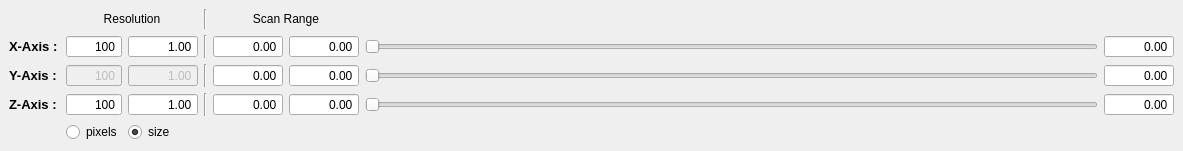
  <widget class="QDockWidget" name="scan_control_dockWidget">
   <property name="maximumSize">
    <size>
     <width>524287</width>
     <height>170</height>
    </size>
   </property>
   <property name="windowTitle">
    <string>Scan parameters</string>
   </property>
   <attribute name="dockWidgetArea">
    <number>8</number>
   </attribute>
   <widget class="QWidget" name="dockWidgetContents_3">
    <layout class="QGridLayout" name="gridLayout_3">
     <item row="0" column="3">
      <widget class="Line" name="line">
       <property name="sizePolicy">
        <sizepolicy hsizetype="Fixed" vsizetype="Preferred">
         <horstretch>0</horstretch>
         <verstretch>0</verstretch>
        </sizepolicy>
       </property>
       <property name="orientation">
        <enum>Qt::Vertical</enum>
       </property>
      </widget>
     </item>
     <item row="0" column="4" colspan="2">
      <widget class="QLabel" name="scanrangeLabel">
       <property name="text">
        <string>Scan Range</string>
       </property>
       <property name="alignment">
        <set>Qt::AlignCenter</set>
       </property>
      </widget>
     </item>
     <item row="0" column="6">
      <spacer name="horizontalSpacer_2">
       <property name="orientation">
        <enum>Qt::Horizontal</enum>
       </property>
       <property name="sizeHint" stdset="0">
        <size>
         <width>733</width>
         <height>20</height>
        </size>
       </property>
      </spacer>
     </item>
     <item row="1" column="0">
      <widget class="QLabel" name="xAxisLabel">
       <property name="sizePolicy">
        <sizepolicy hsizetype="Fixed" vsizetype="Preferred">
         <horstretch>0</horstretch>
         <verstretch>0</verstretch>
        </sizepolicy>
       </property>
       <property name="font">
        <font>
         <pointsize>10</pointsize>
         <weight>75</weight>
         <bold>true</bold>
        </font>
       </property>
       <property name="text">
        <string>X-Axis :</string>
       </property>
       <property name="scaledContents">
        <bool>false</bool>
       </property>
      </widget>
     </item>
     <item row="1" column="1">
      <widget class="QSpinBox" name="x_res_InputWidget">
       <property name="sizePolicy">
        <sizepolicy hsizetype="Expanding" vsizetype="Fixed">
         <horstretch>0</horstretch>
         <verstretch>0</verstretch>
        </sizepolicy>
       </property>
       <property name="maximumSize">
        <size>
         <width>70</width>
         <height>16777215</height>
        </size>
       </property>
       <property name="mouseTracking">
        <bool>true</bool>
       </property>
       <property name="focusPolicy">
        <enum>Qt::WheelFocus</enum>
       </property>
       <property name="acceptDrops">
        <bool>true</bool>
       </property>
       <property name="toolTip">
        <string>&lt;html&gt;&lt;head/&gt;&lt;body&gt;&lt;p&gt;&lt;span style=&quot; font-size:10pt; font-weight:600;&quot;&gt;X-Resolution in piexls&lt;/span&gt;&lt;/p&gt;&lt;/body&gt;&lt;/html&gt;</string>
       </property>
       <property name="alignment">
        <set>Qt::AlignRight|Qt::AlignTrailing|Qt::AlignVCenter</set>
       </property>
       <property name="buttonSymbols">
        <enum>QAbstractSpinBox::NoButtons</enum>
       </property>
       <property name="accelerated">
        <bool>true</bool>
       </property>
       <property name="minimum">
        <number>2</number>
       </property>
       <property name="maximum">
        <number>10000</number>
       </property>
       <property name="value">
        <number>100</number>
       </property>
      </widget>
     </item>
     <item row="1" column="3">
      <widget class="Line" name="line_2">
       <property name="orientation">
        <enum>Qt::Vertical</enum>
       </property>
      </widget>
     </item>
     <item row="1" column="5">
      <widget class="ScienDSpinBox" name="x_max_InputWidget">
       <property name="sizePolicy">
        <sizepolicy hsizetype="Expanding" vsizetype="Fixed">
         <horstretch>0</horstretch>
         <verstretch>0</verstretch>
        </sizepolicy>
       </property>
       <property name="minimumSize">
        <size>
         <width>70</width>
         <height>0</height>
        </size>
       </property>
       <property name="maximumSize">
        <size>
         <width>80</width>
         <height>16777215</height>
        </size>
       </property>
       <property name="mouseTracking">
        <bool>true</bool>
       </property>
       <property name="focusPolicy">
        <enum>Qt::WheelFocus</enum>
       </property>
       <property name="acceptDrops">
        <bool>true</bool>
       </property>
       <property name="toolTip">
        <string>&lt;html&gt;&lt;head/&gt;&lt;body&gt;&lt;p&gt;&lt;span style=&quot; font-size:10pt; font-weight:600;&quot;&gt;X_Max&lt;/span&gt;&lt;/p&gt;&lt;/body&gt;&lt;/html&gt;</string>
       </property>
       <property name="alignment">
        <set>Qt::AlignRight|Qt::AlignTrailing|Qt::AlignVCenter</set>
       </property>
       <property name="buttonSymbols">
        <enum>QAbstractSpinBox::NoButtons</enum>
       </property>
       <property name="accelerated">
        <bool>true</bool>
       </property>
       <property name="decimals">
        <number>2</number>
       </property>
       <property name="minimum">
        <double>-200.000000000000000</double>
       </property>
       <property name="maximum">
        <double>200.000000000000000</double>
       </property>
      </widget>
     </item>
     <item row="1" column="6">
      <widget class="QSlider" name="x_SliderWidget">
       <property name="minimumSize">
        <size>
         <width>150</width>
         <height>0</height>
        </size>
       </property>
       <property name="singleStep">
        <number>1</number>
       </property>
       <property name="orientation">
        <enum>Qt::Horizontal</enum>
       </property>
      </widget>
     </item>
     <item row="1" column="7">
      <widget class="ScienDSpinBox" name="x_current_InputWidget">
       <property name="sizePolicy">
        <sizepolicy hsizetype="Expanding" vsizetype="Fixed">
         <horstretch>0</horstretch>
         <verstretch>0</verstretch>
        </sizepolicy>
       </property>
       <property name="minimumSize">
        <size>
         <width>70</width>
         <height>0</height>
        </size>
       </property>
       <property name="maximumSize">
        <size>
         <width>80</width>
         <height>16777215</height>
        </size>
       </property>
       <property name="mouseTracking">
        <bool>true</bool>
       </property>
       <property name="focusPolicy">
        <enum>Qt::WheelFocus</enum>
       </property>
       <property name="acceptDrops">
        <bool>true</bool>
       </property>
       <property name="toolTip">
        <string>&lt;html&gt;&lt;head/&gt;&lt;body&gt;&lt;p&gt;&lt;span style=&quot; font-size:10pt; font-weight:600;&quot;&gt;X-position&lt;/span&gt;&lt;/p&gt;&lt;/body&gt;&lt;/html&gt;</string>
       </property>
       <property name="alignment">
        <set>Qt::AlignRight|Qt::AlignTrailing|Qt::AlignVCenter</set>
       </property>
       <property name="buttonSymbols">
        <enum>QAbstractSpinBox::NoButtons</enum>
       </property>
       <property name="accelerated">
        <bool>true</bool>
       </property>
       <property name="decimals">
        <number>2</number>
       </property>
       <property name="minimum">
        <double>-1000.000000000000000</double>
       </property>
       <property name="maximum">
        <double>1000.000000000000000</double>
       </property>
       <property name="singleStep">
        <double>0.010000000000000</double>
       </property>
      </widget>
     </item>
     <item row="2" column="0">
      <widget class="QLabel" name="yAxisLabel">
       <property name="sizePolicy">
        <sizepolicy hsizetype="Fixed" vsizetype="Preferred">
         <horstretch>0</horstretch>
         <verstretch>0</verstretch>
        </sizepolicy>
       </property>
       <property name="font">
        <font>
         <pointsize>10</pointsize>
         <weight>75</weight>
         <bold>true</bold>
        </font>
       </property>
       <property name="text">
        <string>Y-Axis :</string>
       </property>
      </widget>
     </item>
     <item row="2" column="3">
      <widget class="Line" name="line_3">
       <property name="orientation">
        <enum>Qt::Vertical</enum>
       </property>
      </widget>
     </item>
     <item row="2" column="4">
      <widget class="ScienDSpinBox" name="y_min_InputWidget">
       <property name="sizePolicy">
        <sizepolicy hsizetype="Expanding" vsizetype="Fixed">
         <horstretch>0</horstretch>
         <verstretch>0</verstretch>
        </sizepolicy>
       </property>
       <property name="minimumSize">
        <size>
         <width>70</width>
         <height>0</height>
        </size>
       </property>
       <property name="maximumSize">
        <size>
         <width>80</width>
         <height>16777215</height>
        </size>
       </property>
       <property name="mouseTracking">
        <bool>true</bool>
       </property>
       <property name="focusPolicy">
        <enum>Qt::WheelFocus</enum>
       </property>
       <property name="acceptDrops">
        <bool>true</bool>
       </property>
       <property name="toolTip">
        <string>&lt;html&gt;&lt;head/&gt;&lt;body&gt;&lt;p&gt;&lt;span style=&quot; font-size:10pt; font-weight:600;&quot;&gt;Y_Min&lt;/span&gt;&lt;/p&gt;&lt;/body&gt;&lt;/html&gt;</string>
       </property>
       <property name="alignment">
        <set>Qt::AlignRight|Qt::AlignTrailing|Qt::AlignVCenter</set>
       </property>
       <property name="buttonSymbols">
        <enum>QAbstractSpinBox::NoButtons</enum>
       </property>
       <property name="accelerated">
        <bool>true</bool>
       </property>
       <property name="decimals">
        <number>2</number>
       </property>
       <property name="minimum">
        <double>-200.000000000000000</double>
       </property>
       <property name="maximum">
        <double>200.000000000000000</double>
       </property>
      </widget>
     </item>
     <item row="2" column="5">
      <widget class="ScienDSpinBox" name="y_max_InputWidget">
       <property name="sizePolicy">
        <sizepolicy hsizetype="Expanding" vsizetype="Fixed">
         <horstretch>0</horstretch>
         <verstretch>0</verstretch>
        </sizepolicy>
       </property>
       <property name="minimumSize">
        <size>
         <width>70</width>
         <height>0</height>
        </size>
       </property>
       <property name="maximumSize">
        <size>
         <width>80</width>
         <height>16777215</height>
        </size>
       </property>
       <property name="mouseTracking">
        <bool>true</bool>
       </property>
       <property name="focusPolicy">
        <enum>Qt::WheelFocus</enum>
       </property>
       <property name="acceptDrops">
        <bool>true</bool>
       </property>
       <property name="toolTip">
        <string>&lt;html&gt;&lt;head/&gt;&lt;body&gt;&lt;p&gt;&lt;span style=&quot; font-size:10pt; font-weight:600;&quot;&gt;Y_Max&lt;/span&gt;&lt;/p&gt;&lt;/body&gt;&lt;/html&gt;</string>
       </property>
       <property name="alignment">
        <set>Qt::AlignRight|Qt::AlignTrailing|Qt::AlignVCenter</set>
       </property>
       <property name="buttonSymbols">
        <enum>QAbstractSpinBox::NoButtons</enum>
       </property>
       <property name="accelerated">
        <bool>true</bool>
       </property>
       <property name="decimals">
        <number>2</number>
       </property>
       <property name="minimum">
        <double>-200.000000000000000</double>
       </property>
       <property name="maximum">
        <double>200.000000000000000</double>
       </property>
      </widget>
     </item>
     <item row="2" column="6">
      <widget class="QSlider" name="y_SliderWidget">
       <property name="sizePolicy">
        <sizepolicy hsizetype="Expanding" vsizetype="Fixed">
         <horstretch>0</horstretch>
         <verstretch>0</verstretch>
        </sizepolicy>
       </property>
       <property name="minimumSize">
        <size>
         <width>150</width>
         <height>0</height>
        </size>
       </property>
       <property name="sizeIncrement">
        <size>
         <width>0</width>
         <height>0</height>
        </size>
       </property>
       <property name="baseSize">
        <size>
         <width>0</width>
         <height>0</height>
        </size>
       </property>
       <property name="focusPolicy">
        <enum>Qt::StrongFocus</enum>
       </property>
       <property name="orientation">
        <enum>Qt::Horizontal</enum>
       </property>
      </widget>
     </item>
     <item row="2" column="7">
      <widget class="ScienDSpinBox" name="y_current_InputWidget">
       <property name="sizePolicy">
        <sizepolicy hsizetype="Expanding" vsizetype="Fixed">
         <horstretch>0</horstretch>
         <verstretch>0</verstretch>
        </sizepolicy>
       </property>
       <property name="minimumSize">
        <size>
         <width>70</width>
         <height>0</height>
        </size>
       </property>
       <property name="maximumSize">
        <size>
         <width>80</width>
         <height>16777215</height>
        </size>
       </property>
       <property name="mouseTracking">
        <bool>true</bool>
       </property>
       <property name="focusPolicy">
        <enum>Qt::WheelFocus</enum>
       </property>
       <property name="acceptDrops">
        <bool>true</bool>
       </property>
       <property name="toolTip">
        <string>&lt;html&gt;&lt;head/&gt;&lt;body&gt;&lt;p&gt;&lt;span style=&quot; font-size:10pt; font-weight:600;&quot;&gt;Y-position&lt;/span&gt;&lt;/p&gt;&lt;/body&gt;&lt;/html&gt;</string>
       </property>
       <property name="alignment">
        <set>Qt::AlignRight|Qt::AlignTrailing|Qt::AlignVCenter</set>
       </property>
       <property name="buttonSymbols">
        <enum>QAbstractSpinBox::NoButtons</enum>
       </property>
       <property name="accelerated">
        <bool>true</bool>
       </property>
       <property name="decimals">
        <number>2</number>
       </property>
       <property name="minimum">
        <double>-1000.000000000000000</double>
       </property>
       <property name="maximum">
        <double>1000.000000000000000</double>
       </property>
       <property name="singleStep">
        <double>0.010000000000000</double>
       </property>
      </widget>
     </item>
     <item row="3" column="0">
      <widget class="QLabel" name="zAxisLabel">
       <property name="sizePolicy">
        <sizepolicy hsizetype="Fixed" vsizetype="Preferred">
         <horstretch>0</horstretch>
         <verstretch>0</verstretch>
        </sizepolicy>
       </property>
       <property name="minimumSize">
        <size>
         <width>51</width>
         <height>0</height>
        </size>
       </property>
       <property name="font">
        <font>
         <pointsize>10</pointsize>
         <weight>75</weight>
         <bold>true</bold>
        </font>
       </property>
       <property name="text">
        <string>Z-Axis :</string>
       </property>
      </widget>
     </item>
     <item row="3" column="1">
      <widget class="QSpinBox" name="z_res_InputWidget">
       <property name="sizePolicy">
        <sizepolicy hsizetype="Expanding" vsizetype="Fixed">
         <horstretch>0</horstretch>
         <verstretch>0</verstretch>
        </sizepolicy>
       </property>
       <property name="maximumSize">
        <size>
         <width>70</width>
         <height>16777215</height>
        </size>
       </property>
       <property name="mouseTracking">
        <bool>true</bool>
       </property>
       <property name="focusPolicy">
        <enum>Qt::WheelFocus</enum>
       </property>
       <property name="acceptDrops">
        <bool>true</bool>
       </property>
       <property name="toolTip">
        <string>&lt;html&gt;&lt;head/&gt;&lt;body&gt;&lt;p&gt;&lt;span style=&quot; font-size:10pt; font-weight:600;&quot;&gt;Z-Resolution in piexls&lt;/span&gt;&lt;/p&gt;&lt;/body&gt;&lt;/html&gt;</string>
       </property>
       <property name="alignment">
        <set>Qt::AlignRight|Qt::AlignTrailing|Qt::AlignVCenter</set>
       </property>
       <property name="buttonSymbols">
        <enum>QAbstractSpinBox::NoButtons</enum>
       </property>
       <property name="accelerated">
        <bool>true</bool>
       </property>
       <property name="minimum">
        <number>2</number>
       </property>
       <property name="maximum">
        <number>10000</number>
       </property>
       <property name="value">
        <number>100</number>
       </property>
      </widget>
     </item>
     <item row="3" column="3">
      <widget class="Line" name="line_4">
       <property name="orientation">
        <enum>Qt::Vertical</enum>
       </property>
      </widget>
     </item>
     <item row="3" column="4">
      <widget class="ScienDSpinBox" name="z_min_InputWidget">
       <property name="sizePolicy">
        <sizepolicy hsizetype="Expanding" vsizetype="Fixed">
         <horstretch>0</horstretch>
         <verstretch>0</verstretch>
        </sizepolicy>
       </property>
       <property name="minimumSize">
        <size>
         <width>70</width>
         <height>0</height>
        </size>
       </property>
       <property name="maximumSize">
        <size>
         <width>80</width>
         <height>16777215</height>
        </size>
       </property>
       <property name="mouseTracking">
        <bool>true</bool>
       </property>
       <property name="focusPolicy">
        <enum>Qt::WheelFocus</enum>
       </property>
       <property name="acceptDrops">
        <bool>true</bool>
       </property>
       <property name="toolTip">
        <string>&lt;html&gt;&lt;head/&gt;&lt;body&gt;&lt;p&gt;&lt;span style=&quot; font-size:10pt; font-weight:600;&quot;&gt;Z_Min&lt;/span&gt;&lt;/p&gt;&lt;/body&gt;&lt;/html&gt;</string>
       </property>
       <property name="alignment">
        <set>Qt::AlignRight|Qt::AlignTrailing|Qt::AlignVCenter</set>
       </property>
       <property name="buttonSymbols">
        <enum>QAbstractSpinBox::NoButtons</enum>
       </property>
       <property name="accelerated">
        <bool>true</bool>
       </property>
       <property name="decimals">
        <number>2</number>
       </property>
       <property name="minimum">
        <double>-200.000000000000000</double>
       </property>
       <property name="maximum">
        <double>200.000000000000000</double>
       </property>
      </widget>
     </item>
     <item row="3" column="5">
      <widget class="ScienDSpinBox" name="z_max_InputWidget">
       <property name="sizePolicy">
        <sizepolicy hsizetype="Expanding" vsizetype="Fixed">
         <horstretch>0</horstretch>
         <verstretch>0</verstretch>
        </sizepolicy>
       </property>
       <property name="minimumSize">
        <size>
         <width>70</width>
         <height>0</height>
        </size>
       </property>
       <property name="maximumSize">
        <size>
         <width>80</width>
         <height>16777215</height>
        </size>
       </property>
       <property name="mouseTracking">
        <bool>true</bool>
       </property>
       <property name="focusPolicy">
        <enum>Qt::WheelFocus</enum>
       </property>
       <property name="acceptDrops">
        <bool>true</bool>
       </property>
       <property name="toolTip">
        <string>&lt;html&gt;&lt;head/&gt;&lt;body&gt;&lt;p&gt;&lt;span style=&quot; font-size:10pt; font-weight:600;&quot;&gt;Z_Max&lt;/span&gt;&lt;/p&gt;&lt;/body&gt;&lt;/html&gt;</string>
       </property>
       <property name="alignment">
        <set>Qt::AlignRight|Qt::AlignTrailing|Qt::AlignVCenter</set>
       </property>
       <property name="buttonSymbols">
        <enum>QAbstractSpinBox::NoButtons</enum>
       </property>
       <property name="accelerated">
        <bool>true</bool>
       </property>
       <property name="decimals">
        <number>2</number>
       </property>
       <property name="minimum">
        <double>-200.000000000000000</double>
       </property>
       <property name="maximum">
        <double>200.000000000000000</double>
       </property>
      </widget>
     </item>
     <item row="3" column="6">
      <widget class="QSlider" name="z_SliderWidget">
       <property name="minimumSize">
        <size>
         <width>150</width>
         <height>0</height>
        </size>
       </property>
       <property name="orientation">
        <enum>Qt::Horizontal</enum>
       </property>
      </widget>
     </item>
     <item row="3" column="7">
      <widget class="ScienDSpinBox" name="z_current_InputWidget">
       <property name="sizePolicy">
        <sizepolicy hsizetype="Expanding" vsizetype="Fixed">
         <horstretch>0</horstretch>
         <verstretch>0</verstretch>
        </sizepolicy>
       </property>
       <property name="minimumSize">
        <size>
         <width>70</width>
         <height>0</height>
        </size>
       </property>
       <property name="maximumSize">
        <size>
         <width>80</width>
         <height>16777215</height>
        </size>
       </property>
       <property name="mouseTracking">
        <bool>true</bool>
       </property>
       <property name="focusPolicy">
        <enum>Qt::WheelFocus</enum>
       </property>
       <property name="acceptDrops">
        <bool>true</bool>
       </property>
       <property name="toolTip">
        <string>&lt;html&gt;&lt;head/&gt;&lt;body&gt;&lt;p&gt;&lt;span style=&quot; font-size:10pt; font-weight:600;&quot;&gt;Z-position&lt;/span&gt;&lt;/p&gt;&lt;/body&gt;&lt;/html&gt;</string>
       </property>
       <property name="alignment">
        <set>Qt::AlignRight|Qt::AlignTrailing|Qt::AlignVCenter</set>
       </property>
       <property name="buttonSymbols">
        <enum>QAbstractSpinBox::NoButtons</enum>
       </property>
       <property name="decimals">
        <number>2</number>
       </property>
       <property name="minimum">
        <double>-1000.000000000000000</double>
       </property>
       <property name="maximum">
        <double>1000.000000000000000</double>
       </property>
       <property name="singleStep">
        <double>0.010000000000000</double>
       </property>
      </widget>
     </item>
     <item row="1" column="4">
      <widget class="ScienDSpinBox" name="x_min_InputWidget">
       <property name="sizePolicy">
        <sizepolicy hsizetype="Expanding" vsizetype="Fixed">
         <horstretch>0</horstretch>
         <verstretch>0</verstretch>
        </sizepolicy>
       </property>
       <property name="minimumSize">
        <size>
         <width>70</width>
         <height>0</height>
        </size>
       </property>
       <property name="maximumSize">
        <size>
         <width>80</width>
         <height>16777215</height>
        </size>
       </property>
       <property name="mouseTracking">
        <bool>true</bool>
       </property>
       <property name="focusPolicy">
        <enum>Qt::WheelFocus</enum>
       </property>
       <property name="acceptDrops">
        <bool>true</bool>
       </property>
       <property name="toolTip">
        <string>&lt;html&gt;&lt;head/&gt;&lt;body&gt;&lt;p&gt;&lt;span style=&quot; font-size:10pt; font-weight:600;&quot;&gt;X_Min&lt;/span&gt;&lt;/p&gt;&lt;/body&gt;&lt;/html&gt;</string>
       </property>
       <property name="alignment">
        <set>Qt::AlignRight|Qt::AlignTrailing|Qt::AlignVCenter</set>
       </property>
       <property name="buttonSymbols">
        <enum>QAbstractSpinBox::NoButtons</enum>
       </property>
       <property name="accelerated">
        <bool>true</bool>
       </property>
       <property name="decimals">
        <number>2</number>
       </property>
       <property name="minimum">
        <double>-200.000000000000000</double>
       </property>
       <property name="maximum">
        <double>200.000000000000000</double>
       </property>
       <property name="singleStep">
        <double>0.100000000000000</double>
       </property>
      </widget>
     </item>
     <item row="2" column="1">
      <widget class="QSpinBox" name="y_res_InputWidget">
       <property name="enabled">
        <bool>false</bool>
       </property>
       <property name="sizePolicy">
        <sizepolicy hsizetype="Expanding" vsizetype="Fixed">
         <horstretch>0</horstretch>
         <verstretch>0</verstretch>
        </sizepolicy>
       </property>
       <property name="maximumSize">
        <size>
         <width>70</width>
         <height>16777215</height>
        </size>
       </property>
       <property name="mouseTracking">
        <bool>true</bool>
       </property>
       <property name="acceptDrops">
        <bool>true</bool>
       </property>
       <property name="toolTip">
        <string>&lt;html&gt;&lt;head/&gt;&lt;body&gt;&lt;p&gt;&lt;span style=&quot; font-size:10pt; font-weight:600;&quot;&gt;Y-Resolution in piexls&lt;/span&gt;&lt;/p&gt;&lt;/body&gt;&lt;/html&gt;</string>
       </property>
       <property name="alignment">
        <set>Qt::AlignRight|Qt::AlignTrailing|Qt::AlignVCenter</set>
       </property>
       <property name="buttonSymbols">
        <enum>QAbstractSpinBox::NoButtons</enum>
       </property>
       <property name="accelerated">
        <bool>true</bool>
       </property>
       <property name="minimum">
        <number>2</number>
       </property>
       <property name="maximum">
        <number>10000</number>
       </property>
       <property name="value">
        <number>100</number>
       </property>
      </widget>
     </item>
     <item row="2" column="2">
      <widget class="ScienDSpinBox" name="y_res_length_InputWidget">
       <property name="enabled">
        <bool>false</bool>
       </property>
       <property name="sizePolicy">
        <sizepolicy hsizetype="Expanding" vsizetype="Fixed">
         <horstretch>0</horstretch>
         <verstretch>0</verstretch>
        </sizepolicy>
       </property>
       <property name="minimumSize">
        <size>
         <width>70</width>
         <height>0</height>
        </size>
       </property>
       <property name="maximumSize">
        <size>
         <width>80</width>
         <height>16777215</height>
        </size>
       </property>
       <property name="mouseTracking">
        <bool>true</bool>
       </property>
       <property name="acceptDrops">
        <bool>true</bool>
       </property>
       <property name="toolTip">
        <string>&lt;html&gt;&lt;head/&gt;&lt;body&gt;&lt;p&gt;&lt;span style=&quot; font-size:10pt; font-weight:600;&quot;&gt;XY-Resolution in length&lt;/span&gt;&lt;/p&gt;&lt;/body&gt;&lt;/html&gt;</string>
       </property>
       <property name="alignment">
        <set>Qt::AlignRight|Qt::AlignTrailing|Qt::AlignVCenter</set>
       </property>
       <property name="buttonSymbols">
        <enum>QAbstractSpinBox::NoButtons</enum>
       </property>
       <property name="accelerated">
        <bool>true</bool>
       </property>
       <property name="decimals">
        <number>2</number>
       </property>
       <property name="minimum">
        <double>0.000000000000000</double>
       </property>
       <property name="maximum">
        <double>1000.000000000000000</double>
       </property>
       <property name="singleStep">
        <double>0.100000000000000</double>
       </property>
       <property name="value">
        <double>1.000000000000000</double>
       </property>
      </widget>
     </item>
     <item row="3" column="2">
      <widget class="ScienDSpinBox" name="z_res_length_InputWidget">
       <property name="sizePolicy">
        <sizepolicy hsizetype="Expanding" vsizetype="Fixed">
         <horstretch>0</horstretch>
         <verstretch>0</verstretch>
        </sizepolicy>
       </property>
       <property name="minimumSize">
        <size>
         <width>70</width>
         <height>0</height>
        </size>
       </property>
       <property name="maximumSize">
        <size>
         <width>80</width>
         <height>16777215</height>
        </size>
       </property>
       <property name="mouseTracking">
        <bool>true</bool>
       </property>
       <property name="acceptDrops">
        <bool>true</bool>
       </property>
       <property name="toolTip">
        <string>&lt;html&gt;&lt;head/&gt;&lt;body&gt;&lt;p&gt;&lt;span style=&quot; font-size:10pt; font-weight:600;&quot;&gt;Z-Resolution in length&lt;/span&gt;&lt;/p&gt;&lt;/body&gt;&lt;/html&gt;</string>
       </property>
       <property name="alignment">
        <set>Qt::AlignRight|Qt::AlignTrailing|Qt::AlignVCenter</set>
       </property>
       <property name="buttonSymbols">
        <enum>QAbstractSpinBox::NoButtons</enum>
       </property>
       <property name="accelerated">
        <bool>true</bool>
       </property>
       <property name="decimals">
        <number>2</number>
       </property>
       <property name="minimum">
        <double>0.000000000000000</double>
       </property>
       <property name="maximum">
        <double>1000.000000000000000</double>
       </property>
       <property name="singleStep">
        <double>0.100000000000000</double>
       </property>
       <property name="value">
        <double>1.000000000000000</double>
       </property>
      </widget>
     </item>
     <item row="0" column="1" colspan="2">
      <widget class="QLabel" name="resolutionLabel">
       <property name="text">
        <string>Resolution</string>
       </property>
       <property name="alignment">
        <set>Qt::AlignCenter</set>
       </property>
      </widget>
     </item>
     <item row="4" column="1">
      <widget class="QRadioButton" name="pixel_res_RadioButton">
       <property name="text">
        <string>pixels</string>
       </property>
       <property name="checked">
        <bool>false</bool>
       </property>
      </widget>
     </item>
     <item row="4" column="2">
      <widget class="QRadioButton" name="length_res_RadioButton">
       <property name="text">
        <string>size</string>
       </property>
       <property name="checked">
        <bool>true</bool>
       </property>
      </widget>
     </item>
     <item row="1" column="2">
      <widget class="ScienDSpinBox" name="x_res_length_InputWidget">
       <property name="sizePolicy">
        <sizepolicy hsizetype="Expanding" vsizetype="Fixed">
         <horstretch>0</horstretch>
         <verstretch>0</verstretch>
        </sizepolicy>
       </property>
       <property name="minimumSize">
        <size>
         <width>70</width>
         <height>0</height>
        </size>
       </property>
       <property name="maximumSize">
        <size>
         <width>80</width>
         <height>16777215</height>
        </size>
       </property>
       <property name="mouseTracking">
        <bool>true</bool>
       </property>
       <property name="acceptDrops">
        <bool>true</bool>
       </property>
       <property name="toolTip">
        <string>&lt;html&gt;&lt;head/&gt;&lt;body&gt;&lt;p&gt;&lt;span style=&quot; font-size:10pt; font-weight:600;&quot;&gt;XY-Resolution in length&lt;/span&gt;&lt;/p&gt;&lt;/body&gt;&lt;/html&gt;</string>
       </property>
       <property name="alignment">
        <set>Qt::AlignRight|Qt::AlignTrailing|Qt::AlignVCenter</set>
       </property>
       <property name="buttonSymbols">
        <enum>QAbstractSpinBox::NoButtons</enum>
       </property>
       <property name="accelerated">
        <bool>true</bool>
       </property>
       <property name="decimals">
        <number>2</number>
       </property>
       <property name="minimum">
        <double>0.000000000000000</double>
       </property>
       <property name="maximum">
        <double>1000.000000000000000</double>
       </property>
       <property name="singleStep">
        <double>0.100000000000000</double>
       </property>
       <property name="value">
        <double>1.000000000000000</double>
       </property>
      </widget>
     </item>
    </layout>
   </widget>
  </widget>
